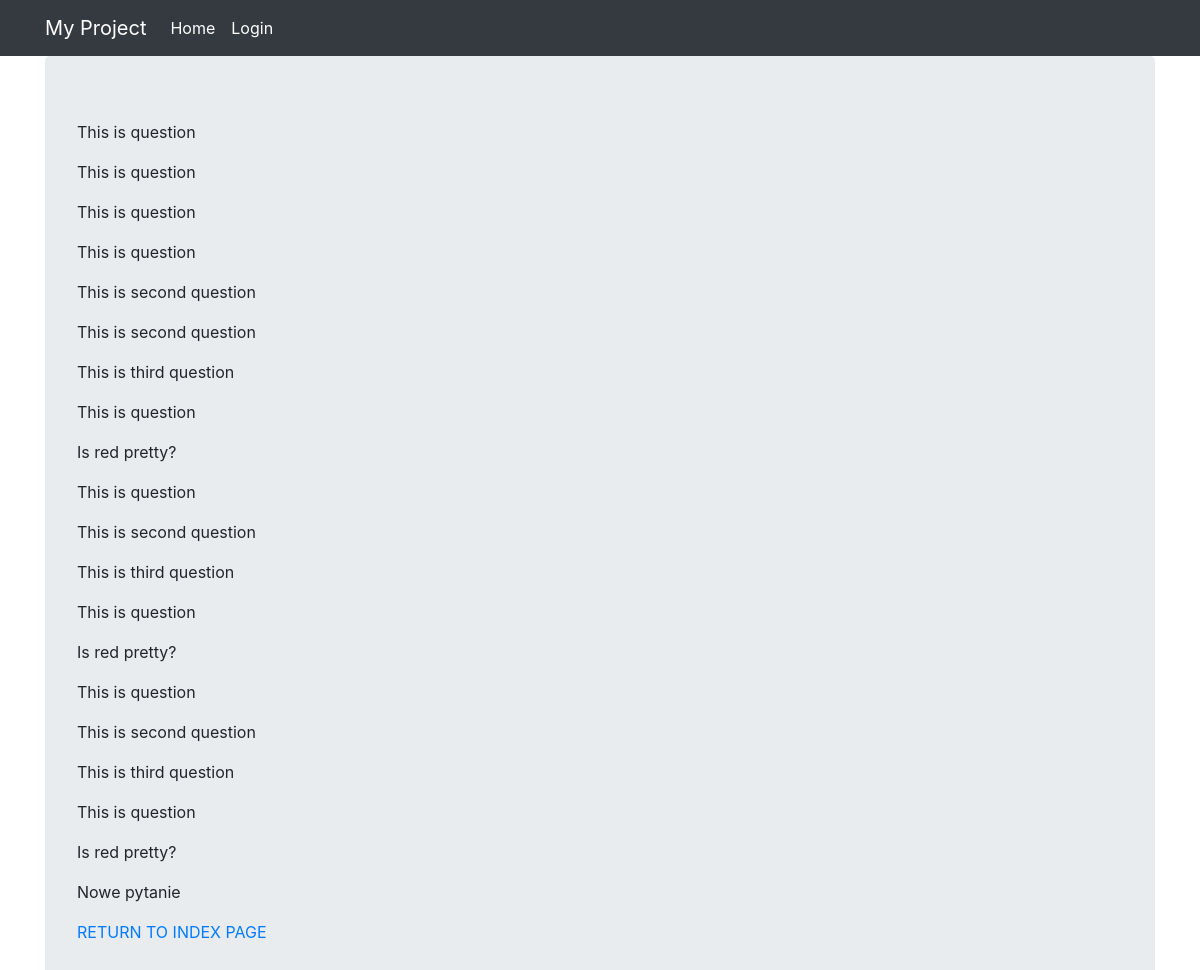
Page /polls/questions-list-view/ on the earlier database version.
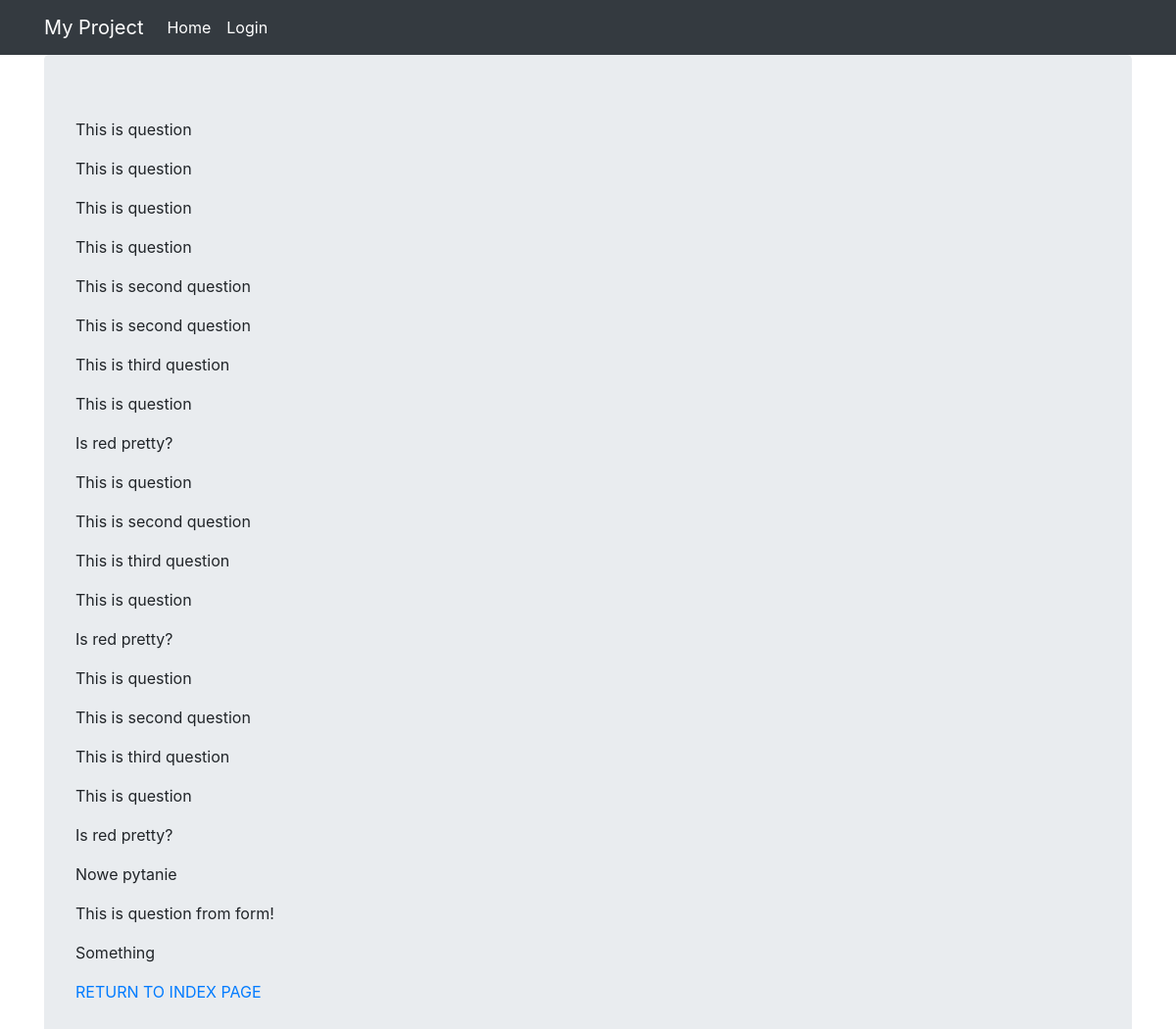
Same page on the later database version.
### polls/models.py (models this page shows)
class Question(models.Model):
    question_text = models.CharField(max_length=128)
    pub_date = models.DateTimeField(auto_now_add=True)
    poll = models.ForeignKey(
        Poll, on_delete=models.CASCADE, related_name="questions", blank=True, null=True
    )
    def __str__(self):
        return f"{self.question_text}"

### polls/views_class.py (the view)
class QuestionListView(ListView):
    template_name = "polls/list_view.html"
    model = Question

### polls/templates/polls/list_view.html
{% extends "base.html" %}
{% block content %}
    {% for o in object_list %}
        <p>{{ o }}</p>
    {% endfor %}
    <a href="{% url 'polls_views:index' %}">RETURN TO INDEX PAGE</a>
{% endblock %}

Differences in the rows shown:
added Question: question_text "This is question from form!"
added Question: question_text "Something"
